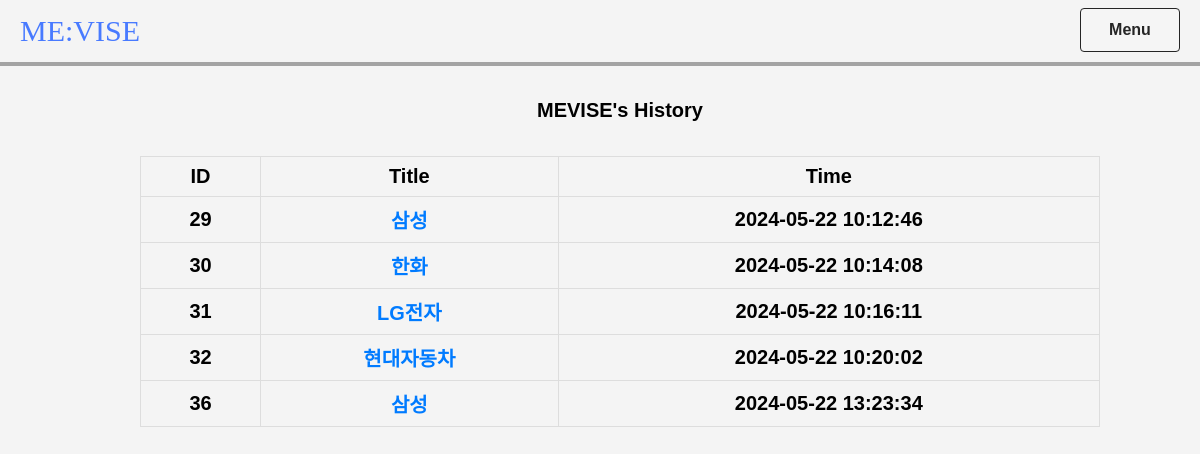
The page /history (signed in) on the database its author committed.
### App/main.py (models this page shows)
class User(Base):
    __tablename__ = "users"
    username = Column(String, primary_key=True)
    password = Column(String)
    saved_contents = relationship("SavedPageContent", back_populates="user")

class SavedPageContent(Base):
    __tablename__ = "saved_page_content"
    id = Column(Integer, primary_key=True, index=True)
    username = Column(String, ForeignKey("users.username"))
    job_title = Column(String)
    text = Column(Text)
    result = Column(Text)
    timestamp = Column(String)
    user = relationship("User", back_populates="saved_contents")

### App/main.py (the view)
@app.get("/history", response_class=HTMLResponse)
async def history(request: Request, session: AsyncSession = Depends(get_session)):
    username = request.session.get("username")
    if not username:
        return RedirectResponse(url="/login", status_code=303)
    user = await get_user_by_username(username, session)
    if not user:
        return RedirectResponse(url="/login", status_code=303)
    saved_contents = await session.execute(
        select(SavedPageContent).where(SavedPageContent.username == username)
    )
    saved_pages = saved_contents.scalars().all()
    kst = pytz.timezone("Asia/Seoul")
    for page in saved_pages:
        utc_time = datetime.fromisoformat(page.timestamp)
        kst_time = utc_time.astimezone(kst)
        page.timestamp = kst_time.strftime("%Y-%m-%d %H:%M:%S")
    return templates.TemplateResponse(
        "history.html", {"request": request, "saved_pages": saved_pages, "user": user}
    )

### App/templates/history.html (shortened to what this page needs)
<!DOCTYPE html>
<html lang="en">
<head>
    <link rel="stylesheet" href="/static/history.css">
    <link rel="stylesheet" href="https://cdn-uicons.flaticon.com/2.3.0/uicons-bold-rounded/css/uicons-bold-rounded.css">
</head>
<body>
    <header class="header">
        <div class="logo"><a href="/" class="title-logo">ME:VISE</a></div>
        <div class="dropdown">
            <button class="dropbtn">Menu</button>
        </div>
    </header>
    <div class="main-content">
        <h1>{{ user.username }}'s History</h1>
        <table>
            <tr>
                <th>ID</th>
                <th>Title</th>
                <th>Time</th>
            </tr>
            {% for page in saved_pages %}
            <tr>
                <td>{{ page.id }}</td>
                <td><a href="/saved_page/{{ page.id }}">{{ page.job_title }}</a></td>
                <td>{{ page.timestamp }}</td>
            </tr>
            {% endfor %}
        </table>
    </div>
</body>
</html>

### App/static/history.css (style rules this page uses)
* { font-family: "Noto Sans KR", sans-serif; font-size: 20px; font-weight: 800; }
body, html { height: 100%; margin: 0; padding: 0; display: flex; flex-direction: column; align-items: stretch; background-color: #f4f4f4; width: 100%; overflow-x: hidden; }
.header { display: grid; grid-template-columns: 1fr auto; height: max-content; justify-content: space-between; align-items: center; padding: 10px 20px; color: #fff; background-color: #f4f4f4; box-sizing: border-box; padding-top: 8px; margin-bottom: 20px; border-bottom: 4px solid #a3a3a3; transition: border-bottom 1s ease-in-out; z-index: 1; }
.logo, .title-logo { white-space: nowrap; overflow: hidden; text-overflow: ellipsis; flex-shrink: 0; margin-top: 2px; }
.title-logo { text-decoration: none; color: #487AFF; font-family: "Alfa Slab One", serif; font-weight: 400; font-style: normal; font-size: 30px; }
.main-content { width: 100%; height: 100vh; padding: 20px; margin: auto; position: relative; margin-top: 0; padding-top: 0; }
.dropdown { position: relative; display: inline-block; }
.dropbtn { border: 1px solid rgb(37, 37, 37); border-radius: 4px; background-color: #f5f5f5; font-weight: 400; color: rgb(37, 37, 37); padding: 12px; width: 100px; text-align: center; cursor: pointer; font-size: 16px; font-weight: 900; font-family: "Noto Sans KR", sans-serif; }

### App/templates/history.html (style rules this page uses)
.main-content { display: flex; flex-direction: column; align-items: center; }
table { width: 80%; border-collapse: collapse; text-align: center; margin: 20px auto; }
th, td { padding: 8px 12px; border: 1px solid #ddd; vertical-align: middle; }
th { background-color: #f4f4f4; vertical-align: middle; }
a { text-decoration: none; color: #007bff; }

### rows shown on the page
User: username "MEVISE"
SavedPageContent: id "29", job_title "삼성", timestamp "2024-05-22 10:12:46"
SavedPageContent: id "30", job_title "한화", timestamp "2024-05-22 10:14:08"
SavedPageContent: id "31", job_title "LG전자", timestamp "2024-05-22 10:16:11"
SavedPageContent: id "32", job_title "현대자동차", timestamp "2024-05-22 10:20:02"
SavedPageContent: id "36", job_title "삼성", timestamp "2024-05-22 13:23:34"
